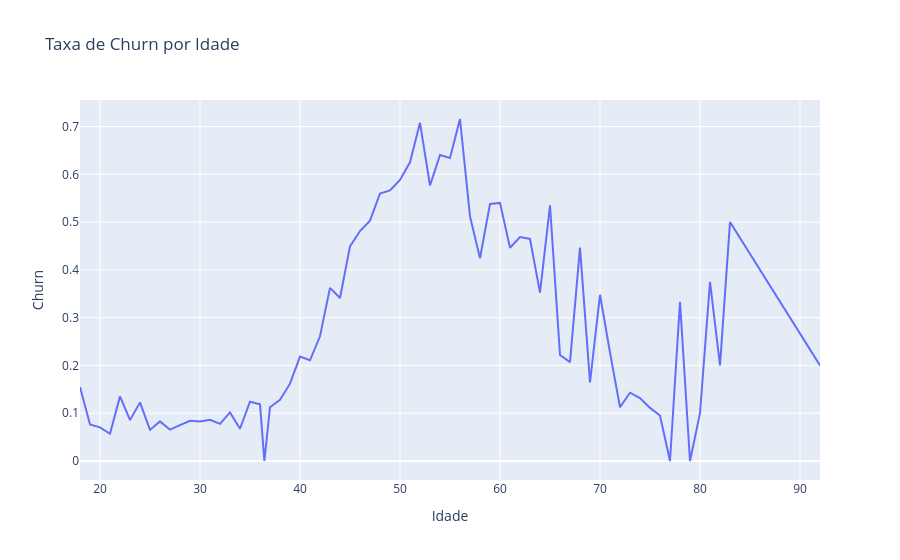

Notebook code cell kept with this figure:
### Markdown cell above
R.
#Analisando gráfico acima (modelo empilhado), a relação entre as variáveis Idade e Churn, não vemos também evidências visuais de que clientes com maior idade tendem a dar o Churn. Mas nos mostra onde estão concentrados o maior número de clientes que permanecem e qual a faixa etaria.

### Code cell
taxa_idade = df.groupby('Idade')['Churn'].mean().reset_index()

import plotly.express as px

fig = px.line(
    taxa_idade,
    x='Idade',
    y='Churn',
    title='Taxa de Churn por Idade'
)

fig.show()

### Figure 1 — Plotly figure (JSON) as saved in the notebook; plotly's stock layout.template omitted (floating-point values rounded to 4 significant figures)
{"data": [{"hovertemplate": "Idade=%{x}<br>Churn=%{y}<extra></extra>", "legendgroup": "", "line": {"color": "#636efa", "dash": "solid"}, "marker": {"symbol": "circle"}, "mode": "lines", "name": "", "orientation": "v", "showlegend": false, "type": "scatter", "x": [18, 19, 20, 21, 22, 23, 24, 25, 26, 27, 28, 29, 30, 31, 32, 33, 34, 35, 36, 36.44, 37, 38, 39, 40, 41, 42, 43, 44, 45, 46, 47, 48, 49, 50, 51, 52, 53, 54, 55, 56, 57, 58, 59, 60, 61, 62, 63, 64, 65, 66, 67, 68, 69, 70, 71, 72, 73, 74, 75, 76, 77, 78, 79, 80, 81, 82, 83, 92], "xaxis": "x", "y": [0.1549, 0.07634, 0.07042, 0.05694, 0.1352, 0.08553, 0.1227, 0.0651, 0.08286, 0.06555, 0.07493, 0.08421, 0.08287, 0.08634, 0.07765, 0.1017, 0.06748, 0.124, 0.1186, 0, 0.1126, 0.1279, 0.1618, 0.2184, 0.2108, 0.261, 0.3623, 0.3411, 0.4491, 0.4812, 0.5031, 0.5598, 0.5663, 0.5882, 0.6251, 0.7077, 0.5766, 0.6405, 0.6341, 0.7157, 0.5119, 0.4242, 0.538, 0.5401, 0.4462, 0.4688, 0.4647, 0.3525, 0.5349, 0.2217, 0.2069, 0.4464, 0.1646, 0.3478, 0.227, 0.1125, 0.1429, 0.1316, 0.1111, 0.09524, 0, 0.3333, 0, 0.1, 0.375, 0.2, 0.5, 0.2], "yaxis": "y"}], "layout": {"legend": {"tracegroupgap": 0}, "title": {"text": "Taxa de Churn por Idade"}, "xaxis": {"anchor": "y", "domain": [0, 1], "title": {"text": "Idade"}}, "yaxis": {"anchor": "x", "domain": [0, 1], "title": {"text": "Churn"}}}}
